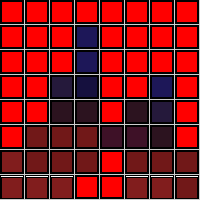
Frame 1 (no input)
Frame 60 (the mouse pressed at the canvas centre just before this capture): identical to frame 1, image omitted
Frame 120 (the mouse held since frame 60 and released just before this capture): identical to frame 1, image omitted

The Processing sketch that drew this single still picture (run headless with seeded random() and noise(); from frame 60 on, the mouse is pressed at the canvas centre):

// Processing sketch: processing_94648
// ── processing_94648.pde

//Roberta
void setup() {
  size(200, 200);
  for (int i=0; i<8; i++)
    for (int j=0; j<8; j++)
    {
      rect(0+i*25, 0+j*25, 23, 23);
    }
}


void draw () {
  
 
  fill(#811D1D);
  rect(1, 177, 21, 21);
  rect(26, 177, 21, 21);
  rect(51, 177, 21, 21);
  rect(126, 177, 21, 21);
  rect(151, 177, 21, 21);
  rect(1, 151, 21, 21);
  
  fill(#711818);
  rect(176, 177, 21, 21);
  rect(26, 151, 21, 21);
  rect(51, 151, 21, 21);
  rect(76, 151, 21, 21);
  rect(126, 151, 21, 21);
  rect(151, 151, 21, 21);
  rect(176, 151, 21, 21);
  rect(26, 126, 21, 21);
  rect(51, 126, 21, 21);
  rect(76, 126, 21, 21);
  
  fill(#3E1127);
  rect(101, 126, 21, 21);
  rect(126, 126, 21, 21);
  
  fill(#2C131F);
  rect(151, 126, 21, 21);
  rect(51, 101, 21, 21);
  rect(76, 101, 21, 21);
  rect(126, 101, 21, 21);
  
  fill(#25193B);
  rect(151, 101, 21, 21);
  rect(51, 76, 21, 21);
  
  fill(#15103E);
  rect(76, 76, 21, 21);
  
  fill(#1D1758);
  rect(151, 76, 21, 21);
  rect(76, 51, 21, 21);
  rect(76, 26, 21, 21);
  
  fill(#FF0000);
  rect(1, 1, 21, 21);
  rect(26, 1, 21, 21);
  rect(51, 1, 21, 21);
  rect(76, 1, 21, 21);
  rect(101, 1, 21, 21);
  rect(126, 1, 21, 21);
  rect(151, 1, 21, 21);
  rect(176, 1, 21, 21);
  rect(1, 26, 21, 21);
  rect(26, 26, 21, 21);
  rect(51, 26, 21, 21);
  rect(101, 26, 21, 21);
  rect(126, 26, 21, 21);
  rect(151, 26, 21, 21);
  rect(176, 26, 21, 21);
  rect(1, 51, 21, 21);
  rect(26, 51, 21, 21);
  rect(51, 51, 21, 21);
  rect(101, 51, 21, 21);
  rect(126, 51, 21, 21);
  rect(151, 51, 21, 21);
  rect(176, 51, 21, 21);
  rect(1, 76, 21, 21);
  rect(26, 76, 21, 21);
  rect(101, 76, 21, 21);
  rect(126, 76, 21, 21);
  rect(176, 76, 21, 21);
  rect(1, 101, 21, 21);
  rect(26, 101, 21, 21);
  rect(101, 101, 21, 21);
  rect(176, 101, 21, 21);
  rect(1, 126, 21, 21);
  rect(176, 126, 21, 21);
  rect(101, 151, 21, 21);
  rect(76, 176, 21, 21);
  rect(101, 176, 21, 21);
 
}
